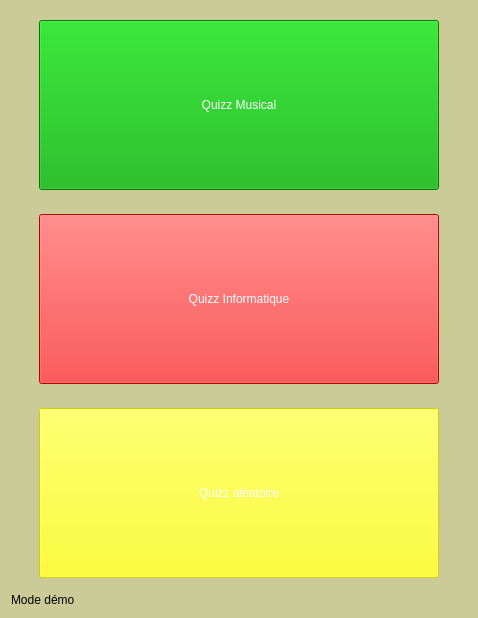
<?xml version="1.0" encoding="UTF-8"?>
<ui version="4.0">
 <class>ApplicationMode</class>
 <widget class="QWidget" name="ApplicationMode">
  <property name="geometry">
   <rect>
    <x>0</x>
    <y>0</y>
    <width>478</width>
    <height>602</height>
   </rect>
  </property>
  <property name="windowTitle">
   <string>Form</string>
  </property>
  <property name="styleSheet">
   <string notr="true">background-color: rgb(203, 203, 152);</string>
  </property>
  <layout class="QVBoxLayout" name="verticalLayout">
   <item>
    <widget class="QWidget" name="widget_2" native="true">
     <property name="styleSheet">
      <string notr="true">background-color: rgb(203, 203, 152);</string>
     </property>
     <layout class="QHBoxLayout" name="horizontalLayout_2">
      <item>
       <spacer name="horizontalSpacer_2">
        <property name="orientation">
         <enum>Qt::Horizontal</enum>
        </property>
        <property name="sizeHint" stdset="0">
         <size>
          <width>40</width>
          <height>20</height>
         </size>
        </property>
       </spacer>
      </item>
      <item>
       <widget class="QPushButton" name="pushButton_musical">
        <property name="enabled">
         <bool>true</bool>
        </property>
        <property name="minimumSize">
         <size>
          <width>400</width>
          <height>170</height>
         </size>
        </property>
        <property name="sizeIncrement">
         <size>
          <width>1000</width>
          <height>1000</height>
         </size>
        </property>
        <property name="baseSize">
         <size>
          <width>1000</width>
          <height>10000</height>
         </size>
        </property>
        <property name="palette">
         <palette>
          <active>
           <colorrole role="WindowText">
            <brush brushstyle="SolidPattern">
             <color alpha="255">
              <red>255</red>
              <green>255</green>
              <blue>255</blue>
             </color>
            </brush>
           </colorrole>
           <colorrole role="Button">
            <brush brushstyle="SolidPattern">
             <color alpha="255">
              <red>0</red>
              <green>170</green>
              <blue>0</blue>
             </color>
            </brush>
           </colorrole>
           <colorrole role="Text">
            <brush brushstyle="SolidPattern">
             <color alpha="255">
              <red>255</red>
              <green>255</green>
              <blue>255</blue>
             </color>
            </brush>
           </colorrole>
           <colorrole role="ButtonText">
            <brush brushstyle="SolidPattern">
             <color alpha="255">
              <red>255</red>
              <green>255</green>
              <blue>255</blue>
             </color>
            </brush>
           </colorrole>
           <colorrole role="Base">
            <brush brushstyle="SolidPattern">
             <color alpha="255">
              <red>0</red>
              <green>170</green>
              <blue>0</blue>
             </color>
            </brush>
           </colorrole>
           <colorrole role="Window">
            <brush brushstyle="SolidPattern">
             <color alpha="255">
              <red>0</red>
              <green>170</green>
              <blue>0</blue>
             </color>
            </brush>
           </colorrole>
           <colorrole role="Highlight">
            <brush brushstyle="SolidPattern">
             <color alpha="255">
              <red>0</red>
              <green>170</green>
              <blue>0</blue>
             </color>
            </brush>
           </colorrole>
          </active>
          <inactive>
           <colorrole role="WindowText">
            <brush brushstyle="SolidPattern">
             <color alpha="255">
              <red>255</red>
              <green>255</green>
              <blue>255</blue>
             </color>
            </brush>
           </colorrole>
           <colorrole role="Button">
            <brush brushstyle="SolidPattern">
             <color alpha="255">
              <red>0</red>
              <green>170</green>
              <blue>0</blue>
             </color>
            </brush>
           </colorrole>
           <colorrole role="Text">
            <brush brushstyle="SolidPattern">
             <color alpha="255">
              <red>255</red>
              <green>255</green>
              <blue>255</blue>
             </color>
            </brush>
           </colorrole>
           <colorrole role="ButtonText">
            <brush brushstyle="SolidPattern">
             <color alpha="255">
              <red>255</red>
              <green>255</green>
              <blue>255</blue>
             </color>
            </brush>
           </colorrole>
           <colorrole role="Base">
            <brush brushstyle="SolidPattern">
             <color alpha="255">
              <red>0</red>
              <green>170</green>
              <blue>0</blue>
             </color>
            </brush>
           </colorrole>
           <colorrole role="Window">
            <brush brushstyle="SolidPattern">
             <color alpha="255">
              <red>0</red>
              <green>170</green>
              <blue>0</blue>
             </color>
            </brush>
           </colorrole>
           <colorrole role="Highlight">
            <brush brushstyle="SolidPattern">
             <color alpha="255">
              <red>0</red>
              <green>170</green>
              <blue>0</blue>
             </color>
            </brush>
           </colorrole>
          </inactive>
          <disabled>
           <colorrole role="WindowText">
            <brush brushstyle="SolidPattern">
             <color alpha="255">
              <red>255</red>
              <green>255</green>
              <blue>255</blue>
             </color>
            </brush>
           </colorrole>
           <colorrole role="Button">
            <brush brushstyle="SolidPattern">
             <color alpha="255">
              <red>0</red>
              <green>170</green>
              <blue>0</blue>
             </color>
            </brush>
           </colorrole>
           <colorrole role="Text">
            <brush brushstyle="SolidPattern">
             <color alpha="255">
              <red>255</red>
              <green>255</green>
              <blue>255</blue>
             </color>
            </brush>
           </colorrole>
           <colorrole role="ButtonText">
            <brush brushstyle="SolidPattern">
             <color alpha="255">
              <red>255</red>
              <green>255</green>
              <blue>255</blue>
             </color>
            </brush>
           </colorrole>
           <colorrole role="Base">
            <brush brushstyle="SolidPattern">
             <color alpha="255">
              <red>0</red>
              <green>170</green>
              <blue>0</blue>
             </color>
            </brush>
           </colorrole>
           <colorrole role="Window">
            <brush brushstyle="SolidPattern">
             <color alpha="255">
              <red>0</red>
              <green>170</green>
              <blue>0</blue>
             </color>
            </brush>
           </colorrole>
           <colorrole role="Highlight">
            <brush brushstyle="SolidPattern">
             <color alpha="255">
              <red>51</red>
              <green>153</green>
              <blue>255</blue>
             </color>
            </brush>
           </colorrole>
          </disabled>
         </palette>
        </property>
        <property name="styleSheet">
         <string notr="true">background-color: rgb(0, 170, 0);
color: rgb(255, 255, 255);
font: 12pt &quot;Comic Sans MS&quot;;</string>
        </property>
        <property name="text">
         <string>Quizz Musical</string>
        </property>
       </widget>
      </item>
      <item>
       <spacer name="horizontalSpacer">
        <property name="orientation">
         <enum>Qt::Horizontal</enum>
        </property>
        <property name="sizeHint" stdset="0">
         <size>
          <width>40</width>
          <height>20</height>
         </size>
        </property>
       </spacer>
      </item>
     </layout>
    </widget>
   </item>
   <item>
    <widget class="QWidget" name="widget_3" native="true">
     <layout class="QHBoxLayout" name="horizontalLayout_3">
      <item>
       <spacer name="horizontalSpacer_4">
        <property name="orientation">
         <enum>Qt::Horizontal</enum>
        </property>
        <property name="sizeHint" stdset="0">
         <size>
          <width>40</width>
          <height>20</height>
         </size>
        </property>
       </spacer>
      </item>
      <item>
       <widget class="QPushButton" name="pushButton_informatique">
        <property name="minimumSize">
         <size>
          <width>400</width>
          <height>170</height>
         </size>
        </property>
        <property name="styleSheet">
         <string notr="true">background-color: rgb(255, 0, 0);
color: rgb(255, 255, 255);
font: 12pt &quot;Comic Sans MS&quot;;</string>
        </property>
        <property name="text">
         <string>Quizz Informatique</string>
        </property>
       </widget>
      </item>
      <item>
       <spacer name="horizontalSpacer_3">
        <property name="orientation">
         <enum>Qt::Horizontal</enum>
        </property>
        <property name="sizeHint" stdset="0">
         <size>
          <width>40</width>
          <height>20</height>
         </size>
        </property>
       </spacer>
      </item>
     </layout>
    </widget>
   </item>
   <item>
    <widget class="QWidget" name="widget" native="true">
     <layout class="QHBoxLayout" name="horizontalLayout">
      <item>
       <spacer name="horizontalSpacer_5">
        <property name="orientation">
         <enum>Qt::Horizontal</enum>
        </property>
        <property name="sizeHint" stdset="0">
         <size>
          <width>40</width>
          <height>20</height>
         </size>
        </property>
       </spacer>
      </item>
      <item>
       <widget class="QPushButton" name="pushButton_mixte">
        <property name="enabled">
         <bool>false</bool>
        </property>
        <property name="minimumSize">
         <size>
          <width>400</width>
          <height>170</height>
         </size>
        </property>
        <property name="styleSheet">
         <string notr="true">background-color: rgb(255, 255, 0);
color: rgb(255, 255, 255);
font: 12pt &quot;Comic Sans MS&quot;;</string>
        </property>
        <property name="text">
         <string>Quizz aléatoire</string>
        </property>
       </widget>
      </item>
      <item>
       <spacer name="horizontalSpacer_6">
        <property name="orientation">
         <enum>Qt::Horizontal</enum>
        </property>
        <property name="sizeHint" stdset="0">
         <size>
          <width>40</width>
          <height>20</height>
         </size>
        </property>
       </spacer>
      </item>
     </layout>
    </widget>
   </item>
   <item>
    <widget class="QLabel" name="label_mode">
     <property name="styleSheet">
      <string notr="true">text-align: center;
</string>
     </property>
     <property name="text">
      <string>Mode démo</string>
     </property>
    </widget>
   </item>
  </layout>
 </widget>
 <resources/>
 <connections/>
</ui>
